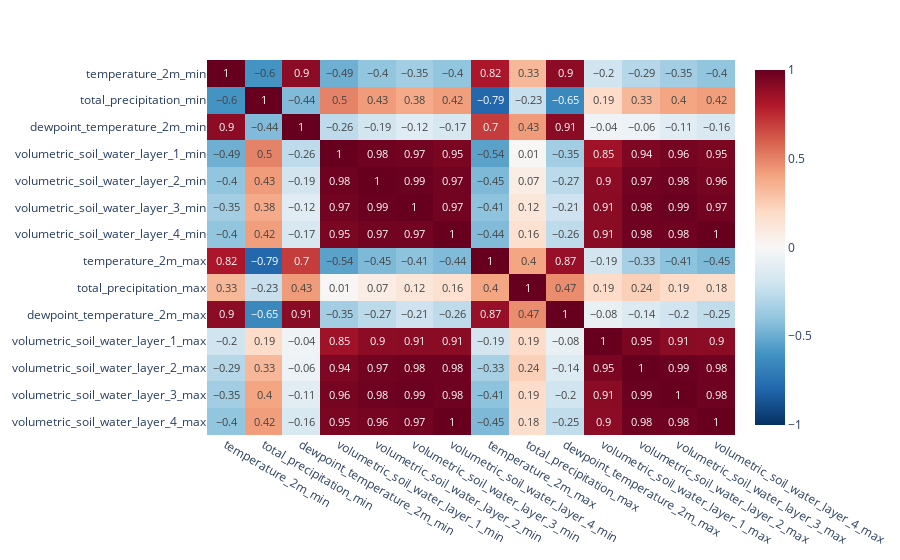

This figure's notebook cell:
### Code cell
fig = px.imshow(
    weather_median.corr().round(2),
    text_auto=True, aspect='auto', zmin=-1, zmax=1,
    color_continuous_scale='RdBu_r',
    height=600,
)
fig.write_image(figures_dir.joinpath('weather_correlations.pdf'))
fig

### Figure 1 — Plotly figure (JSON) as saved in the notebook; plotly's stock layout.template omitted (floating-point values rounded to 4 significant figures; data arrays with more than 128 entries replaced by an {"elided": "..."} marker saying what was removed)
{"data": [{"coloraxis": "coloraxis", "hovertemplate": "x: %{x}<br>y: %{y}<br>color: %{z}<extra></extra>", "name": "0", "texttemplate": "%{z}", "type": "heatmap", "x": ["temperature_2m_min", "total_precipitation_min", "dewpoint_temperature_2m_min", "volumetric_soil_water_layer_1_min", "volumetric_soil_water_layer_2_min", "volumetric_soil_water_layer_3_min", "volumetric_soil_water_layer_4_min", "temperature_2m_max", "total_precipitation_max", "dewpoint_temperature_2m_max", "volumetric_soil_water_layer_1_max", "volumetric_soil_water_layer_2_max", "volumetric_soil_water_layer_3_max", "volumetric_soil_water_layer_4_max"], "xaxis": "x", "y": ["temperature_2m_min", "total_precipitation_min", "dewpoint_temperature_2m_min", "volumetric_soil_water_layer_1_min", "volumetric_soil_water_layer_2_min", "volumetric_soil_water_layer_3_min", "volumetric_soil_water_layer_4_min", "temperature_2m_max", "total_precipitation_max", "dewpoint_temperature_2m_max", "volumetric_soil_water_layer_1_max", "volumetric_soil_water_layer_2_max", "volumetric_soil_water_layer_3_max", "volumetric_soil_water_layer_4_max"], "yaxis": "y", "z": {"elided": "14x14 float values"}}], "layout": {"autosize": true, "coloraxis": {"cmax": 1, "cmin": -1, "colorscale": [[0, "rgb(5,48,97)"], [0.1, "rgb(33,102,172)"], [0.2, "rgb(67,147,195)"], [0.3, "rgb(146,197,222)"], [0.4, "rgb(209,229,240)"], [0.5, "rgb(247,247,247)"], [0.6, "rgb(253,219,199)"], [0.7, "rgb(244,165,130)"], [0.8, "rgb(214,96,77)"], [0.9, "rgb(178,24,43)"], [1, "rgb(103,0,31)"]]}, "margin": {"t": 60}, "xaxis": {"anchor": "y", "autorange": true, "domain": [0, 1], "range": [-0.5, 13.5], "type": "category"}, "yaxis": {"anchor": "x", "autorange": true, "domain": [0, 1], "range": [13.5, -0.5], "type": "category"}}}
